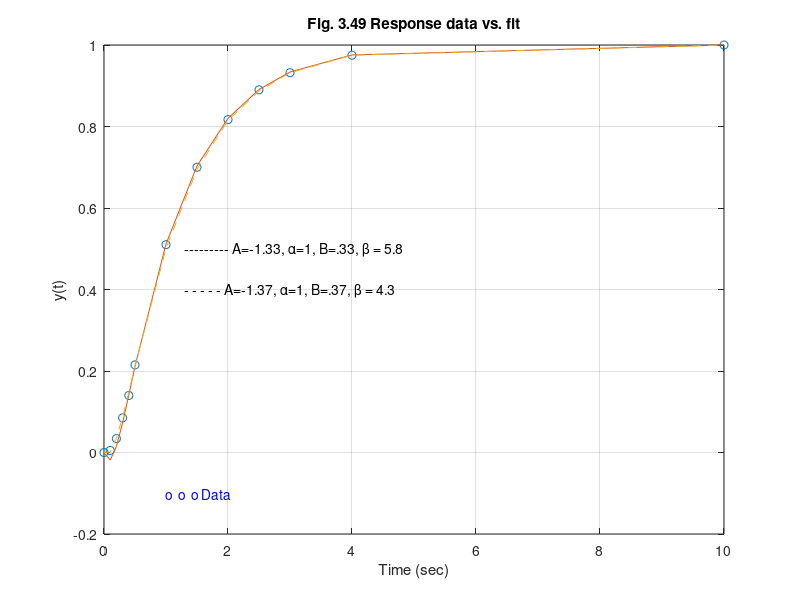

The MATLAB script that drew this image:
%  Figure 3.49      Feedback Control of Dynamic Systems, 4e
%                        Franklin, Powell, Emami
%

%  Example 3.28     

clf;
t=[0 .1 .2 .3 .4 .5 1 1.5 2 2.5 3 4 10];
y=[0 .005 .034 .085 .140 .215 .510 .7 .817 .890 .932 .975 .9999];
A=-1.33;   % these parameters are not the best fit   
alpha=1;   % but they are certainly reasonable 
B=.33;     % based on the eyeball fit with logs.
beta=5.8;  % 

axis([0 6 -.1 1])
fity1=1+A*exp(-alpha*t)+B*exp(-beta*t);

A=-1.37;   % these parameters are better
alpha=1;   % they were obtained by using 
B=.37;     % some iteration including
beta=4.3;  % looking at final fit plot
fity2=1+A*exp(-alpha*t)+B*exp(-beta*t);

plot(t,y,'o',t,fity1,'-',t,fity2,'--'),grid
title('Fig. 3.49 Response data vs. fit')
ylabel('y(t)')
xlabel('Time (sec)')
text(1.3,.5,'--------- A=-1.33, \alpha=1, B=.33, \beta = 5.8')
text(1.3,.4,'- - - - - A=-1.37, \alpha=1, B=.37, \beta = 4.3')
text(1,-.1,'o  o  o Data','Color','b');
